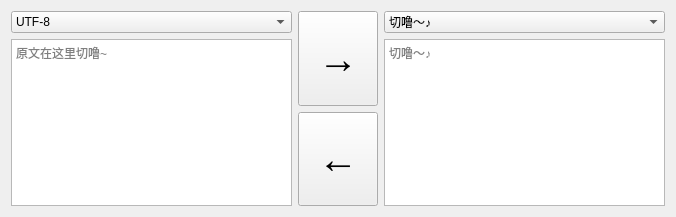
<?xml version="1.0" encoding="UTF-8"?>
<ui version="4.0">
 <class>EncoderWidget</class>
 <widget class="QWidget" name="EncoderWidget">
  <property name="geometry">
   <rect>
    <x>0</x>
    <y>0</y>
    <width>676</width>
    <height>217</height>
   </rect>
  </property>
  <property name="windowTitle">
   <string>Encoder</string>
  </property>
  <layout class="QHBoxLayout" name="central_layout">
   <item>
    <layout class="QVBoxLayout" name="layout_original">
     <item>
      <widget class="QComboBox" name="combo_encode">
       <item>
        <property name="text">
         <string>UTF-8</string>
        </property>
       </item>
       <item>
        <property name="text">
         <string>GBK</string>
        </property>
       </item>
      </widget>
     </item>
     <item>
      <widget class="QPlainTextEdit" name="textedit_original">
       <property name="placeholderText">
        <string>原文在这里切噜~</string>
       </property>
      </widget>
     </item>
    </layout>
   </item>
   <item>
    <layout class="QVBoxLayout" name="layout_control">
     <item>
      <widget class="QPushButton" name="button_from_string">
       <property name="sizePolicy">
        <sizepolicy hsizetype="Preferred" vsizetype="Minimum">
         <horstretch>0</horstretch>
         <verstretch>0</verstretch>
        </sizepolicy>
       </property>
       <property name="minimumSize">
        <size>
         <width>50</width>
         <height>50</height>
        </size>
       </property>
       <property name="font">
        <font>
         <pointsize>30</pointsize>
        </font>
       </property>
       <property name="text">
        <string>→</string>
       </property>
      </widget>
     </item>
     <item>
      <widget class="QPushButton" name="button_to_string">
       <property name="sizePolicy">
        <sizepolicy hsizetype="Preferred" vsizetype="Preferred">
         <horstretch>0</horstretch>
         <verstretch>0</verstretch>
        </sizepolicy>
       </property>
       <property name="minimumSize">
        <size>
         <width>50</width>
         <height>50</height>
        </size>
       </property>
       <property name="font">
        <font>
         <pointsize>30</pointsize>
        </font>
       </property>
       <property name="text">
        <string>←</string>
       </property>
      </widget>
     </item>
    </layout>
   </item>
   <item>
    <layout class="QVBoxLayout" name="layout_translated">
     <item>
      <widget class="QComboBox" name="combo_chieru">
       <item>
        <property name="text">
         <string>切噜～♪</string>
        </property>
       </item>
      </widget>
     </item>
     <item>
      <widget class="QPlainTextEdit" name="textedit_translated">
       <property name="placeholderText">
        <string>切噜～♪</string>
       </property>
      </widget>
     </item>
    </layout>
   </item>
  </layout>
 </widget>
 <resources/>
 <connections/>
</ui>
